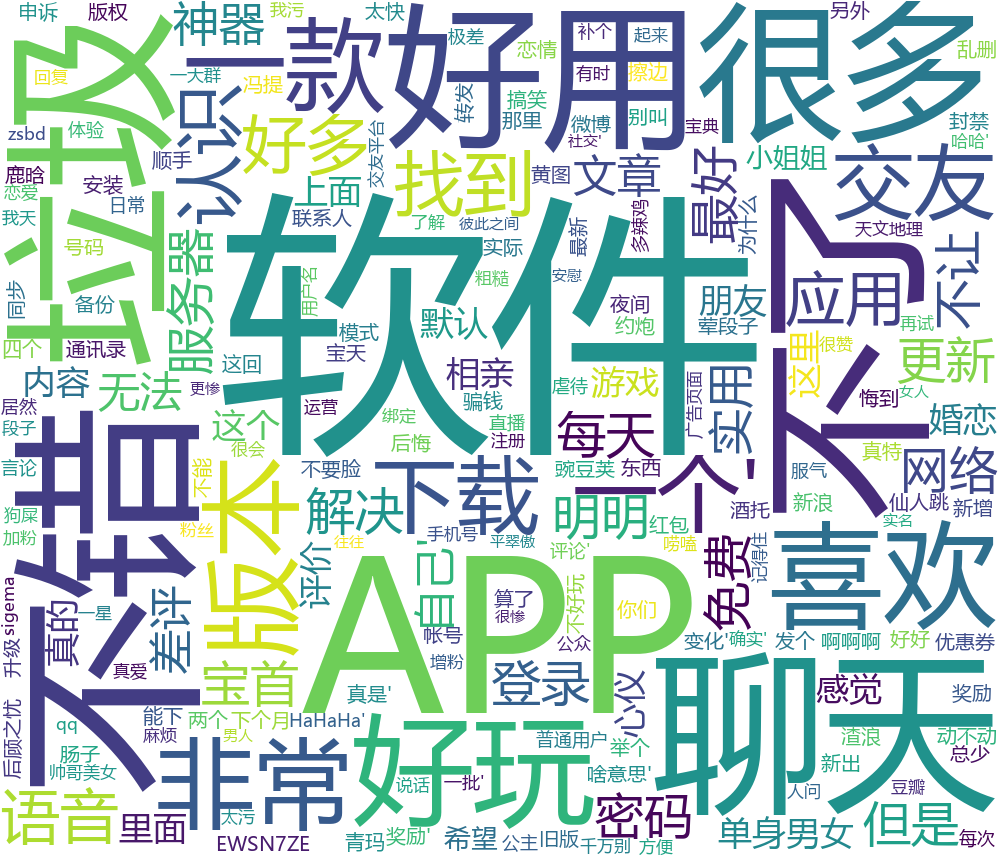

This chart was generated by the following Python code:
from wordcloud import WordCloud
import pymysql
import matplotlib.pyplot as plt
import os

def main():
    
    result = select_data_from_mysql()
    results = []
    for i in result:
        for j in i:
            results.append(j)
            
    print(str(results))
    wordcloud = WordCloud(font_path='C:/Windows/Fonts/msyh.ttc',background_color="white",width=1000, height=860, margin=2).generate(str(results))
    plt.imshow(wordcloud)
    plt.axis("off")
    plt.show()

    wordcloud.to_file("communicate.png")

def select_data_from_mysql():
    # 打开数据库连接
    conn = pymysql.connect(host='127.0.0.1', port=3306, user='root', passwd='123456',db='final' )
    # 使用 cursor() 方法创建一个游标对象 cursor
    cursor = conn.cursor()
    # 使用 execute()  方法执行 SQL 查询 
    cursor.execute('SELECT comment_detail from total WHERE tag="通讯社交"')
    data = cursor.fetchall()
    # 关闭数据库连接
    conn.close()
    return data

if __name__ == "__main__":
    select_data_from_mysql()
    main()
        
